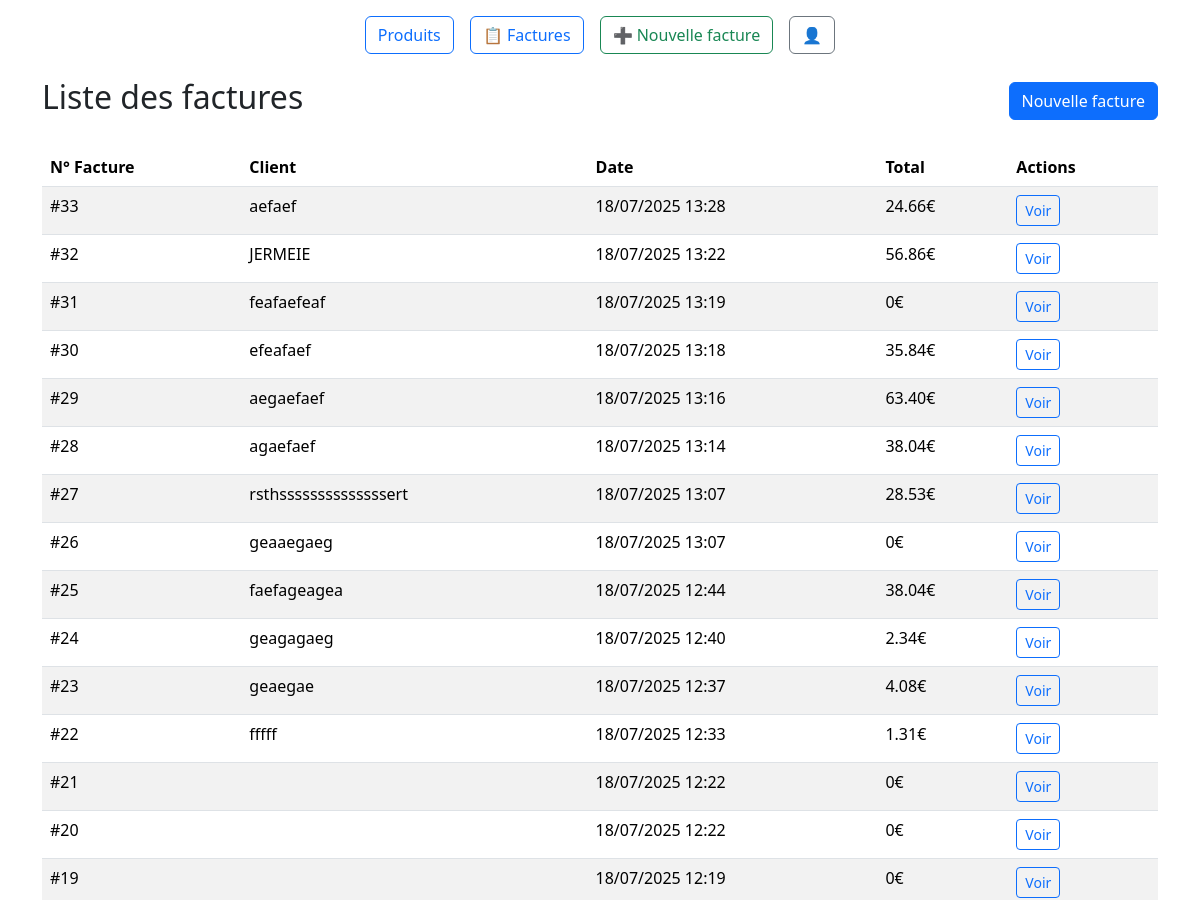
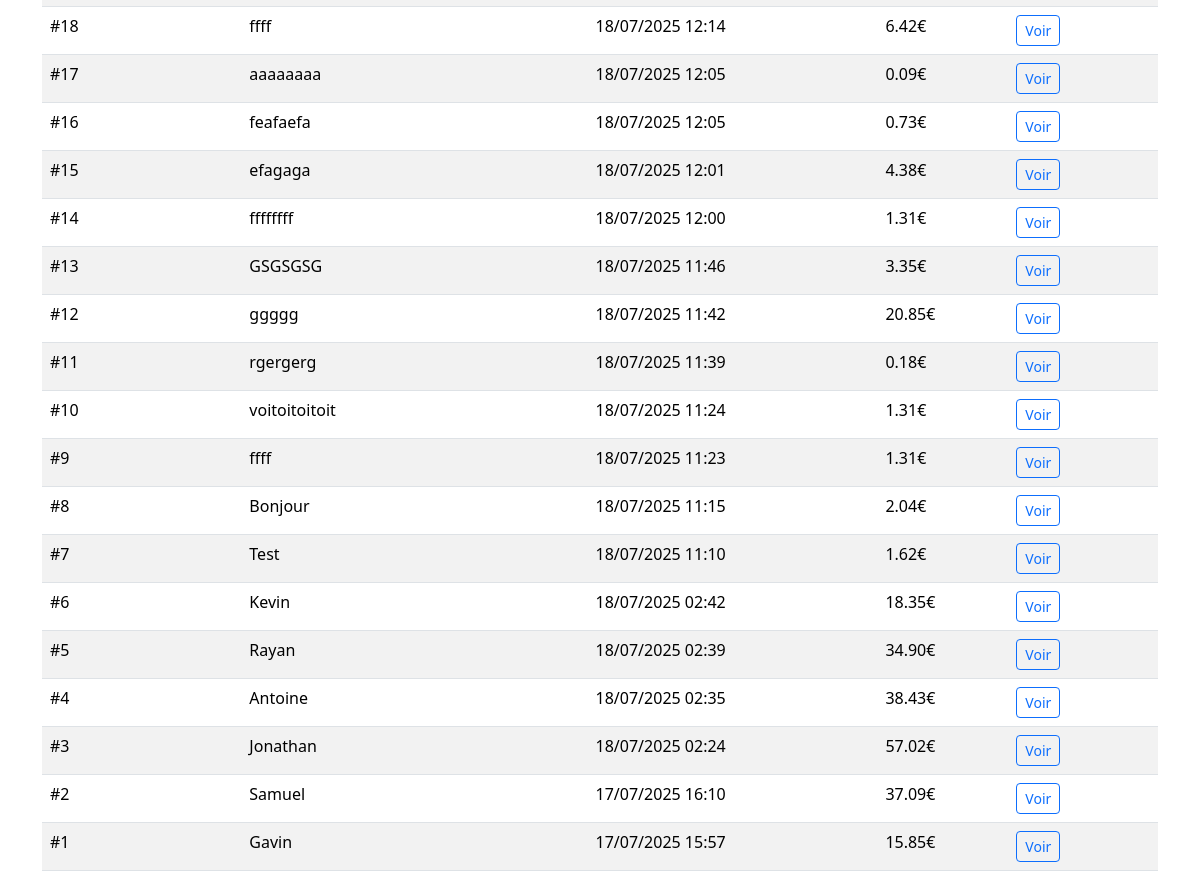
The page /invoices/ on the database as committed earlier (2 pictures, top to bottom).
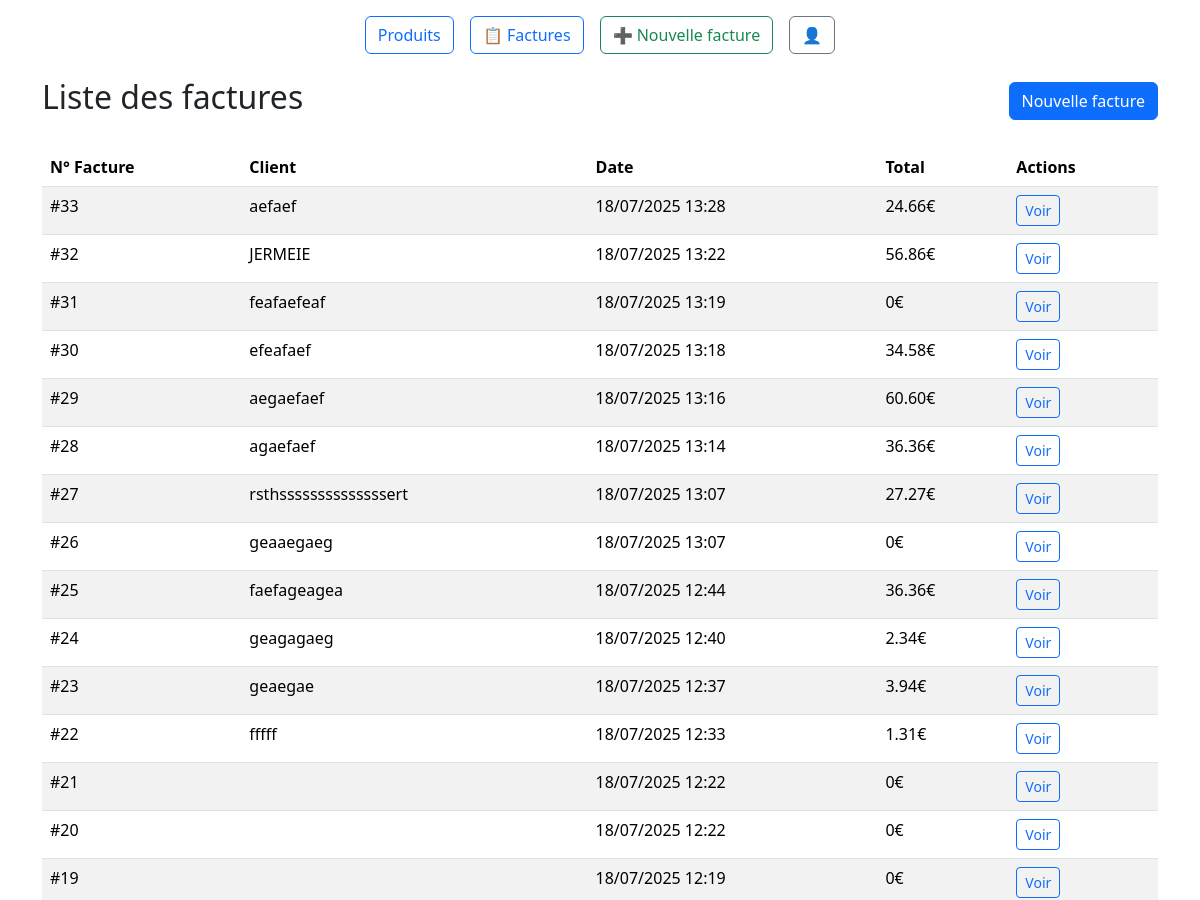
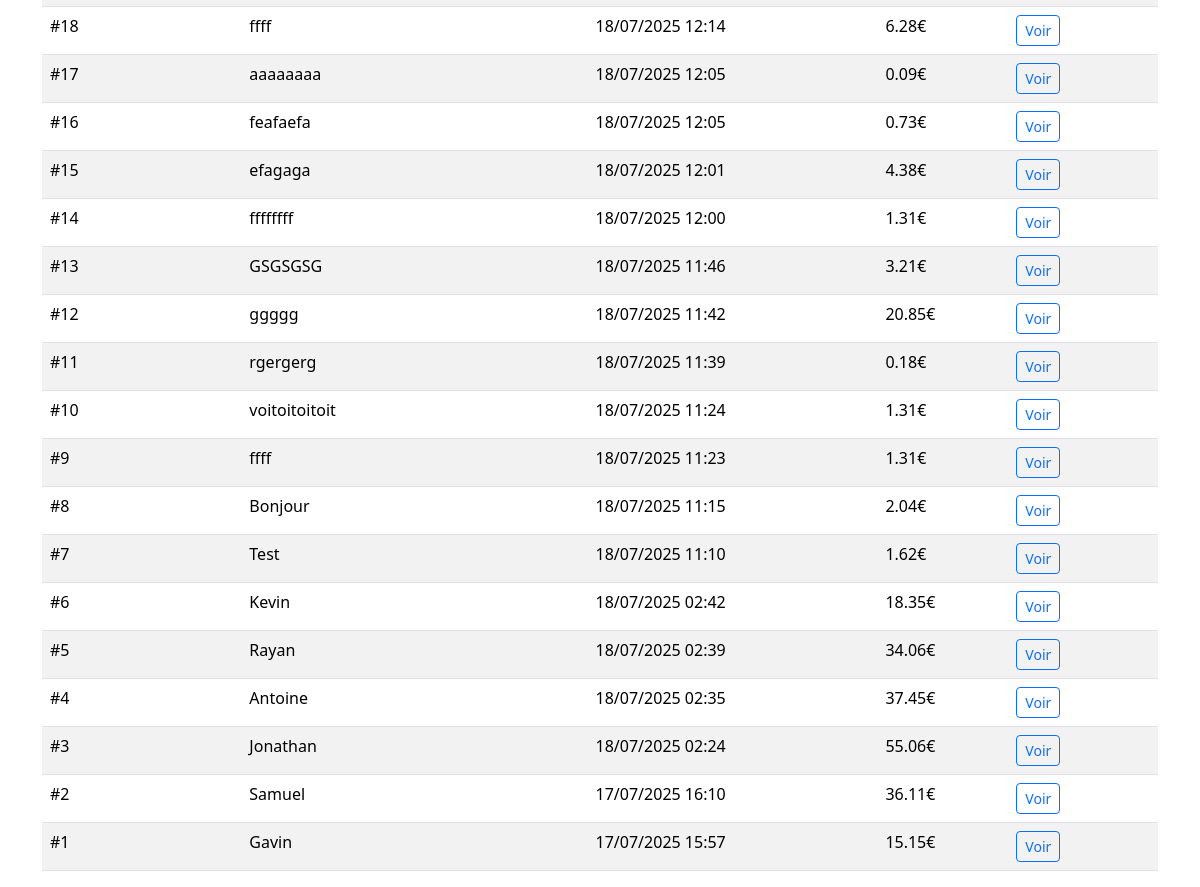
The same page on the database as committed later (2 pictures, top to bottom).
### products/models.py (models this page shows, shortened)
class Invoice(models.Model):
    created_at = models.DateTimeField(auto_now_add=True)  # date de création de la facture
    products = models.ManyToManyField('Product', through='InvoiceItem')  # les produits liés
    customer_name = models.CharField(max_length=100)  # optionnel, au cas où
    notes = models.TextField(blank=True, null=True)    # champ libre
    def total_price(self):
        return sum(item.total_price() for item in self.invoiceitem_set.all())

class InvoiceItem(models.Model):
    invoice = models.ForeignKey(Invoice, on_delete=models.CASCADE)
    product = models.ForeignKey(Product, on_delete=models.CASCADE)
    quantity = models.PositiveIntegerField(default=1)
    def total_price(self):
        return self.product.price * self.quantity

class Product(models.Model):
    name = models.CharField(max_length=100)
    price = models.DecimalField(max_digits=10, decimal_places=2)
    expiration_date = models.DateField(blank=True, null=True)
    image = models.ImageField(upload_to='product_images/', blank=True, null=True)
    class Variety(models.TextChoices):
        France = "FR", "France"
        Maroc = "MAR", "Maroc"
        Espagne = "ESP", "Espagne"
        Italie = "IT", "Italie"
        Tunisie = "TUN", "Tunisie"
        Turquie = "TUR", "Turquie"
        Egypte = "EGY", "Egypte"
    variety = models.fields.CharField(choices=Variety.choices, max_length=3)

### products/views.py (the view)
# urls.py: path('invoices/', product_views.invoice_list, name="invoice-list"),
def invoice_list(request):
    invoices = Invoice.objects.all().order_by('-created_at')
    return render(request, 'products/invoice_list.html', {
        'invoices': invoices
    })

### products/templates/products/invoice_list.html
{% extends 'products/base.html' %} {% block content %}
<div class="container mt-4">
  <div class="d-flex justify-content-between align-items-center mb-4">
    <h2>Liste des factures</h2>
    <a href="{% url 'invoice-create' %}" class="btn btn-primary"
      >Nouvelle facture</a
    >
  </div>
  {% if invoices %}
  <div class="table-responsive">
    <table class="table table-striped">
      <thead>
        <tr>
          <th>N° Facture</th>
          <th>Client</th>
          <th>Date</th>
          <th>Total</th>
          <th>Actions</th>
        </tr>
      </thead>
      <tbody>
        {% for invoice in invoices %}
        <tr>
          <td>#{{ invoice.pk }}</td>
          <td>{{ invoice.customer_name }}</td>
          <td>{{ invoice.created_at|date:"d/m/Y H:i" }}</td>
          <td>{{ invoice.total_price }}€</td>
          <td>
            <a
              href="{% url 'invoice-detail' invoice.id %}"
              class="btn btn-sm btn-outline-primary"
              >Voir</a
            >
          </td>
        </tr>
        {% endfor %}
      </tbody>
    </table>
  </div>
  {% else %}
  <div class="alert alert-info">
    Aucune facture trouvée.
    <a href="{% url 'invoice-create' %}">Créer la première facture</a>
  </div>
  {% endif %}
</div>
{% endblock %}

Rows that differ between the two databases and show on the page:
changed through a linked row, Invoice "efeafaef": total_price "35.84" → "34.58"
changed through a linked row, Invoice "aegaefaef": total_price "63.40" → "60.60"
changed through a linked row, Invoice "agaefaef": total_price "38.04" → "36.36"
changed through a linked row, Invoice "rsthssssssssssssssert": total_price "28.53" → "27.27"
changed through a linked row, Invoice "faefageagea": total_price "38.04" → "36.36"
changed through a linked row, Invoice "geaegae": total_price "4.08" → "3.94"
changed through a linked row, Invoice id 18: total_price "6.42" → "6.28"
changed through a linked row, Invoice "GSGSGSG": total_price "3.35" → "3.21"
changed through a linked row, Invoice "Rayan": total_price "34.90" → "34.06"
changed through a linked row, Invoice "Antoine": total_price "38.43" → "37.45"
changed through a linked row, Invoice "Jonathan": total_price "57.02" → "55.06"
changed through a linked row, Invoice "Samuel": total_price "37.09" → "36.11"
changed through a linked row, Invoice "Gavin": total_price "15.85" → "15.15"
